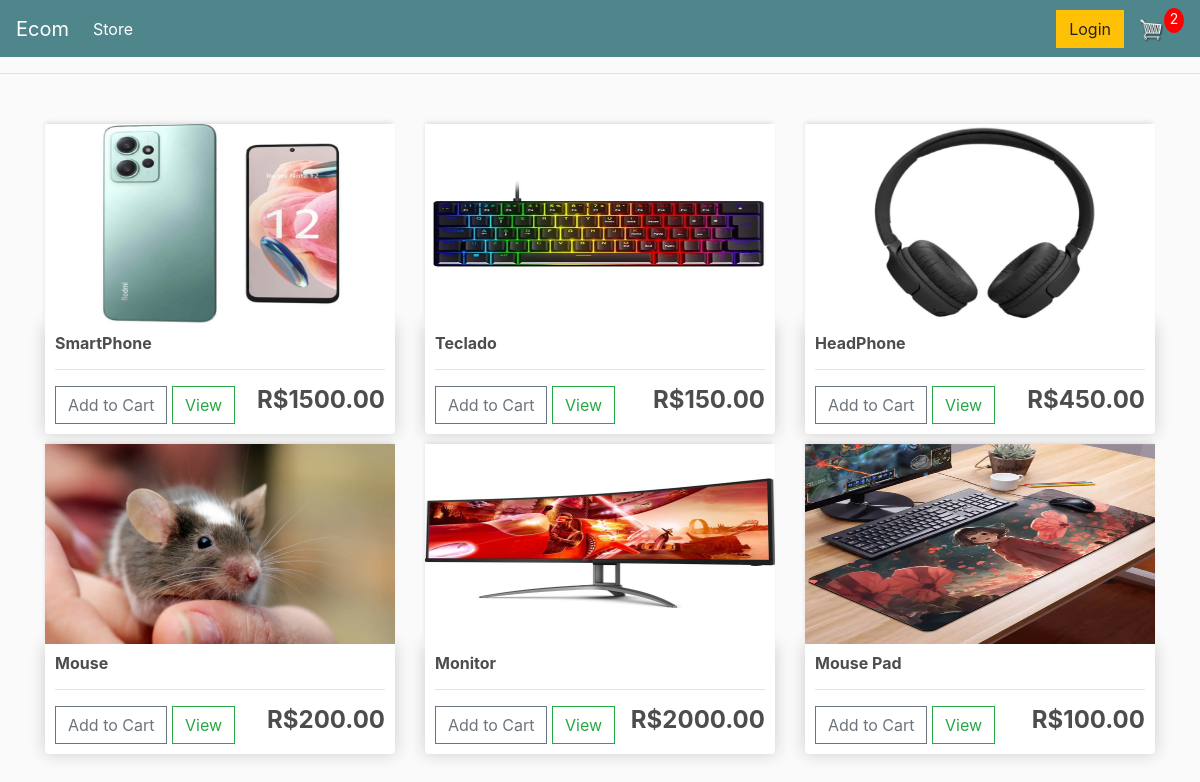
The app's page / (signed in) with its own data.
### store/models.py (models this page shows, shortened)
class Product(models.Model):
    name = models.CharField(max_length=200)
    price = models.FloatField()
    digital = models.BooleanField(default=False,null=True, blank=True)
    image  = models.ImageField(null=True, blank=True)
    @property
    def imageURL(self):
        try:
            url = self.image.url
        except:
            url = ''
        return url

### store/views.py (the view)
# urls.py: path('',include('store.urls')),
def store(request):
     if request.user.is_authenticated:
          customer= request.user.customer
          order, created = Order.objects.get_or_create(customer=customer, complete=False)
          items = order.orderitem_set.all()
          cartItems = order.get_cart_items
     else:
          items = []
          order= {'get_cart_total':0,'get_cart_items':0}
          cartItems = order['get_cart_items']
     products = Product.objects.all()
     context = {'products':products, 'order':order, 'cartItems':cartItems}
     return render(request, 'store/store.html', context)

### store/models.py (called while the page is built)
    @property
    def get_cart_items(self):
        orderitem = self.orderitem_set.all()
        total = sum([item.quantity for item in  orderitem])
        return total

### store/templates/store/store.html
{% extends 'store/main.html' %}
{% load static %}
{% block content %}
	<div class="row">
		{% for product in products %}
		<div class="col-lg-4">
			<img class="thumbnail" src="{{ product.imageURL }}">
			<div class="box-element product">
				<h6><strong>{{product.name}}</strong></h6>
				<hr>
				<button data-product="{{product.id}}" data-action="add" class="btn btn-outline-secondary add-btn update-cart">Add to Cart</button>
				<a class="btn btn-outline-success" href="#">View</a>
				<h4 style="display: inline-block; float: right"><strong>
					R${{ product.price|floatformat:2}}
				</strong></h4>
			</div>
		</div>
		{% endfor %}
	</div>
{% endblock content %}

### static/css/main.css (style rules this page uses)
body { background-color: hsl(0, 0%, 98%); }
h1,h2,h3,h4,h5,h6 { color:hsl(0, 0%, 30%); }
.box-element { box-shadow:hsl(0, 0%, 80%) 0 0 16px; background-color: #fff; border-radius: 4px; padding: 10px; }
.thumbnail { width: 100%; height: 200px; -webkit-box-shadow: -1px -3px 5px -2px rgba(214,214,214,1); -moz-box-shadow: -1px -3px 5px -2px rgba(214,214,214,1); box-shadow: -1px -3px 5px -2px rgba(214,214,214,1); }
.product { border-radius: 0 0 4px 4px; }
.col-lg-4, .col-lg-6, .col-lg-8, .col-lg-12 { margin-top: 10px; }
.btn { border-radius: 0; }

### records on screen
Product: imageURL (picture), name "SmartPhone", price "1500.00"
Product: imageURL (picture), name "Teclado", price "150.00"
Product: imageURL (picture), name "HeadPhone", price "450.00"
Product: imageURL (picture), name "Mouse", price "200.00"
Product: imageURL (picture), name "Monitor", price "2000.00"
Product: imageURL (picture), name "Mouse Pad", price "100.00"

### other values on screen
{{ cartItems }} "2"
